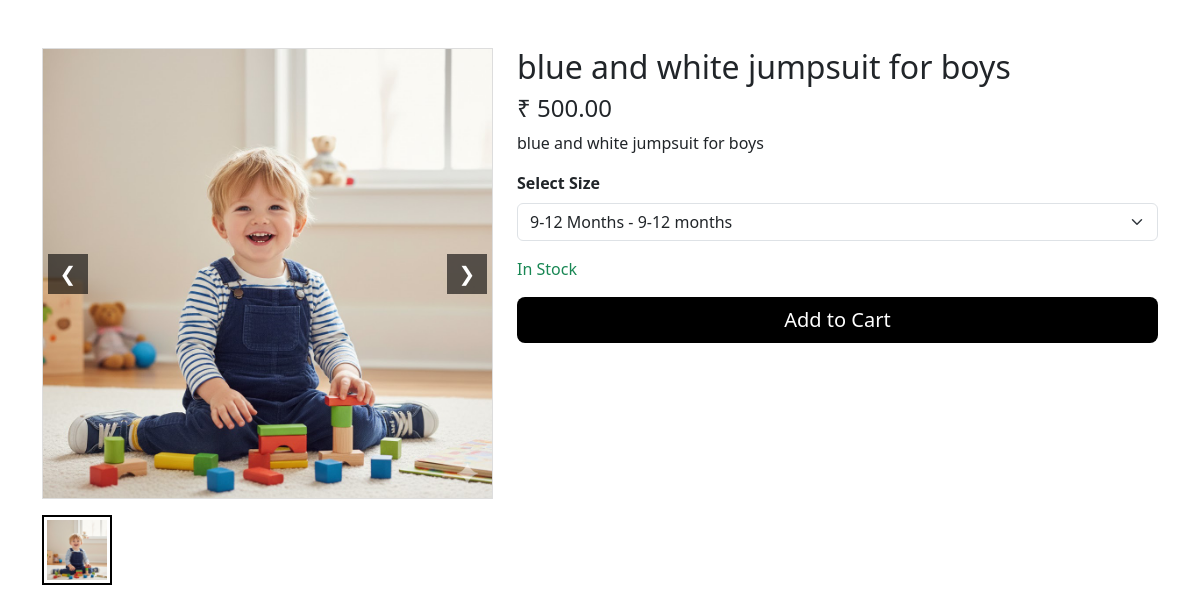
/product/1/, run on an earlier commit of the app's database.
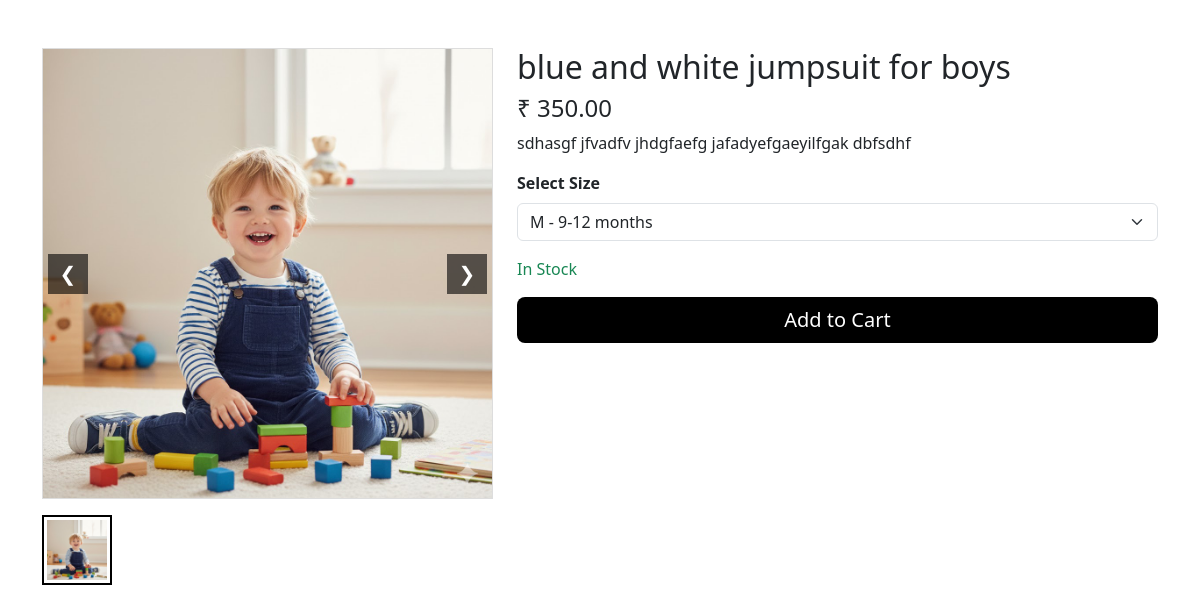
And on a later commit of the database.
### products/models.py (models this page shows, shortened)
class Product(models.Model):
    category = models.ForeignKey(Category, on_delete=models.CASCADE)
    brand = models.ForeignKey(
        Brand,
        on_delete=models.SET_NULL,
        null=True,
        blank=True
    )
    name = models.CharField(max_length=200)
    description = models.TextField(blank=True)
    price = models.DecimalField(max_digits=10, decimal_places=2)
    image = models.ImageField(upload_to='products/')
    stock = models.PositiveIntegerField()
    sizes = models.ManyToManyField(Size, blank=True)
    is_available = models.BooleanField(default=True)

### products/views.py (the view)
# urls.py: path('product/<int:id>/', views.product_detail, name='product_detail'),
def product_detail(request, id):
    product = get_object_or_404(Product, id=id, is_available=True)
    return render(request, 'products/product_detail.html', {
        'product': product
    })

### products/models.py (called while the page is built)
    def __str__(self):
        if self.category_type == 'kids':
            return f"{self.label} - {self.age_group}"
        return f"{self.label} ({self.category_type})"

### templates/products/product_detail.html (shortened to what this page needs)
{% load static %}
<!DOCTYPE html>
<html lang="en">
<head>
    <link rel="stylesheet"
          href="https://cdn.jsdelivr.net/npm/bootstrap@5.3.2/dist/css/bootstrap.min.css">
    <link rel="stylesheet" href="{% static 'css/style.css' %}">
</head>
<body>
<div class="container mt-5">
    <div class="row">
        <div class="col-md-5">
            <div class="image-wrapper mb-3">
                <button class="arrow-btn arrow-left" onclick="showPrev()">❮</button>
                <img id="mainImage"
                     src="{{ product.image.url }}"
                     alt="{{ product.name }}">
                <button class="arrow-btn arrow-right" onclick="showNext()">❯</button>
            </div>
            <div class="d-flex gap-2 flex-wrap">
                <img src="{{ product.image.url }}"
                     class="thumb-img active"
                     onclick="changeImage(this)">
            </div>
        </div>
        <div class="col-md-7">
            <h2>{{ product.name }}</h2>
            <h4>₹ {{ product.price }}</h4>
            <p>{{ product.description }}</p>
            {% if product.sizes.all %}
                <label class="form-label"><strong>Select Size</strong></label>
                <select class="form-select mb-3">
                    {% for size in product.sizes.all %}
                        <option>{{ size }}</option>
                    {% endfor %}
                </select>
            {% endif %}
            {% if product.stock > 0 %}
                <p class="text-success">In Stock</p>
            {% else %}
                <p class="text-danger">Out of Stock</p>
            {% endif %}
            <a href="{% url 'cart:add_to_cart' product.id %}"
   class="btn btn-dark btn-lg w-100">
   Add to Cart
</a>
        </div>
    </div>
</div>
</body>
</html>

What changed in the data, as far as the page shows it:
changed Product "blue and white jumpsuit for boys": price "500.00" → "350.00"; description "blue and white jumpsuit for boys" → "sdhasgf jfvadfv jhdgfaefg jafadyefgaeyilfgak dbfsdhf"
Also different on the page:
form field value: "9-12 Months - 9-12 months" → "M - 9-12 months"
